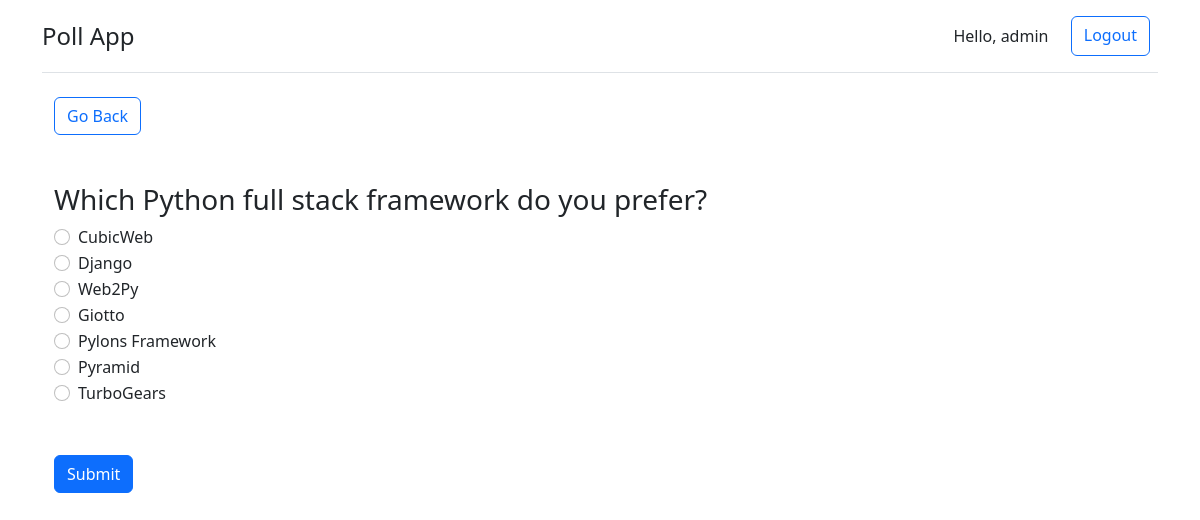
The app's page /question/1/ (signed in) with its own data.
### poll/models.py (models this page shows, shortened)
class Question(models.Model):
    title = models.CharField(max_length=200)
    RADIO = 'radio'
    CHECKBOX = 'checkbox'
    INPUT_TYEP = [
        (RADIO, RADIO),
        (CHECKBOX, CHECKBOX),
    ]
    type = models.CharField(
        null=False,
        max_length=20,
        choices=INPUT_TYEP,
        default=RADIO
    )

class Option(models.Model):
    title = models.CharField(max_length=200)
    question = models.ForeignKey(Question, on_delete=models.CASCADE)

### poll/views.py (the view)
# urls.py: path('question/<int:pk>/', view=QuestionDetailView.as_view(), name="question"),
class QuestionDetailView(LoginRequiredMixin, DetailView):
    model = Question
    template_name = 'poll/question.html'
    context_object_name = 'question'

### poll/templates/poll/question.html (shortened to what this page needs)
{% extends 'poll/base.html' %}
{% load widget_tweaks %}
{% block content %}
<div class="container">
    <div class="mb-5">
        <a class="btn btn-outline-primary" href="{% url 'question-list'%}">Go Back</a>
    </div>
    <div>
        <h3>{{question.title}}</h3>
    </div>
    <form method="post" action="{% url 'submit' question.id %}" class="mb-5">
        {% if question.type == 'radio'%}
        {% for option in question.option_set.all %}
        <div class="form-check">
            <input class="form-check-input" type="{{question.type}}" id="{{option.pk}}" value="{{option.pk}}"
                name="option" required>
            <label class="form-check-label" for="{{option.pk}}">
                {{ option.title }}
            </label>
        </div>
        {% endfor %}
        {% endif %}
        <input class="btn btn-primary mt-5" type="submit" value="Submit">
    </form>
</div>
{% endblock content %}

### poll/templates/poll/base.html (shortened to what this page needs)
<!DOCTYPE html>
<html lang="en">
<head>
    <link href="https://cdn.jsdelivr.net/npm/bootstrap@5.2.0/dist/css/bootstrap.min.css" rel="stylesheet"
>
</head>
<body>
    <div class="container">
        <header class="d-flex flex-wrap justify-content-center py-3 mb-4 border-bottom">
            <a href="{% url 'question-list' %}"
                class="d-flex align-items-center mb-3 mb-md-0 me-md-auto text-dark text-decoration-none">
                <span class="fs-4">Poll App</span>
            </a>
            {% if request.user.is_authenticated %}
            <div class="navbar-text" style="margin: 0 2%">Hello, {{ request.user }}</div>
            <a class="btn btn-outline-primary me-2" href="{% url 'logout' %}">Logout</a>
            {% else %}
            <a class="btn btn-outline-primary me-2" href="{% url 'login' %}">Login</a>
            {% endif %}
        </header>
        {% block content %}
        {% endblock content %}
    </div>
</body>
</html>

### records on screen
Question: title "Which Python full stack framework do you prefer?"
Option: title "CubicWeb"
Option: title "Django"
Option: title "Web2Py"
Option: title "Giotto"
Option: title "Pylons Framework"
Option: title "Pyramid"
Option: title "TurboGears"

### other values on screen
{{ request.user }} "admin"
